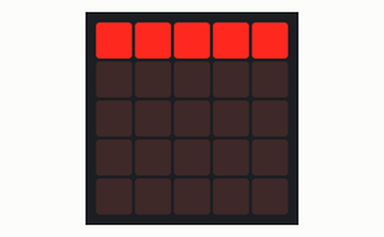
This program was run on a simulated BBC micro:bit (MakeCode). Parts: the board's 5×5 LED display.

Above: at 0.1 s.
At 0.8 s:
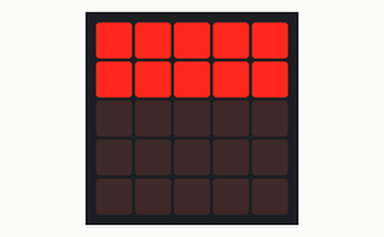
At 1.6 s:
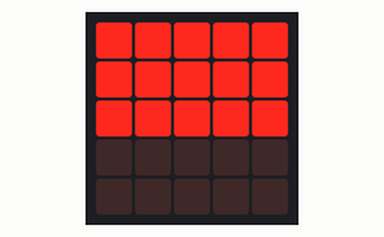
At 2.3 s:
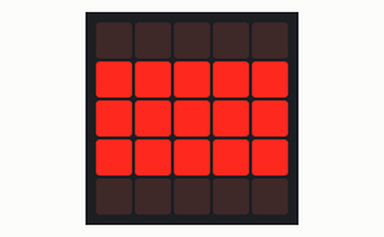
At 3.1 s:
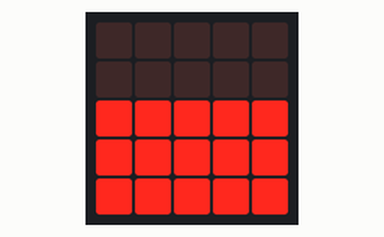
At 4.7 s:
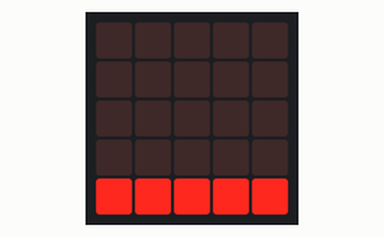

The program:

main.ts
```typescript
let posY = 0
for (let posx = 0; posx <= 4; posx++) {
    led.plot(posx, 0)
    led.setBrightness(255)
}
basic.forever(function () {
    basic.pause(500)
    posY += 1
    basic.pause(250)
    for (let posx = 0; posx <= 4; posx++) {
        led.plot(posx, posY)
    }
    if (posY == 1) {
        let posx = 0
        led.setBrightness(128)
        led.plot(posx, 0)
        led.setBrightness(255)
        led.plot(posY, 1)
    }
    if (posY == 3) {
        for (let posx = 0; posx <= 4; posx++) {
            led.unplot(posx, 0)
        }
    } else if (posY == 4) {
        for (let posx = 0; posx <= 4; posx++) {
            led.unplot(posx, 1)
        }
    } else if (posY == 5) {
        for (let posx = 0; posx <= 4; posx++) {
            led.unplot(posx, 2)
        }
    } else if (posY == 6) {
        for (let posx = 0; posx <= 4; posx++) {
            led.unplot(posx, 3)
        }
    } else if (posY == 7) {
        for (let posx = 0; posx <= 4; posx++) {
            led.unplot(posx, 4)
            posY = 0
            for (let posx = 0; posx <= 4; posx++) {
                led.plot(posx, 0)
            }
        }
    }
})
```

test.ts
```typescript
// les tests vont ici ; cela ne sera pas compilé si ce paquet est utilisé en tant qu'extension.
```

Measured:
- by itself, everything shown: repeats every 5.4 s, in 7 steps
- what the display in image 1 shows lasts 0.7 s, from 0.8 s to 1.5 s
